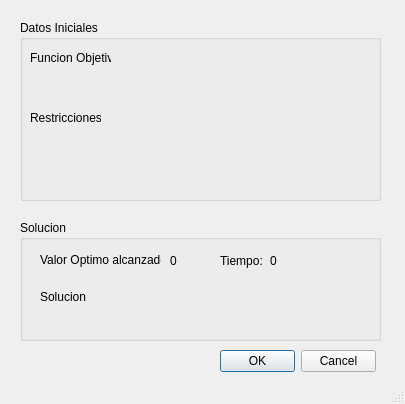
<?xml version="1.0" encoding="UTF-8"?>
<ui version="4.0">
 <class>MainWindow</class>
 <widget class="QMainWindow" name="MainWindow">
  <property name="geometry">
   <rect>
    <x>0</x>
    <y>0</y>
    <width>405</width>
    <height>404</height>
   </rect>
  </property>
  <property name="windowTitle">
   <string>Herramienta de Optimizacion</string>
  </property>
  <widget class="QWidget" name="centralwidget">
   <widget class="QGroupBox" name="groupBox_7">
    <property name="geometry">
     <rect>
      <x>20</x>
      <y>20</y>
      <width>361</width>
      <height>181</height>
     </rect>
    </property>
    <property name="title">
     <string>Datos Iniciales</string>
    </property>
    <widget class="QLabel" name="label">
     <property name="geometry">
      <rect>
       <x>10</x>
       <y>30</y>
       <width>81</width>
       <height>16</height>
      </rect>
     </property>
     <property name="text">
      <string>Funcion Objetivo</string>
     </property>
    </widget>
    <widget class="QLabel" name="label_2">
     <property name="geometry">
      <rect>
       <x>10</x>
       <y>90</y>
       <width>71</width>
       <height>16</height>
      </rect>
     </property>
     <property name="text">
      <string>Restricciones</string>
     </property>
    </widget>
    <widget class="QLabel" name="fo_label">
     <property name="geometry">
      <rect>
       <x>10</x>
       <y>60</y>
       <width>331</width>
       <height>21</height>
      </rect>
     </property>
     <property name="text">
      <string/>
     </property>
    </widget>
    <widget class="QLabel" name="rest_label">
     <property name="geometry">
      <rect>
       <x>20</x>
       <y>110</y>
       <width>321</width>
       <height>61</height>
      </rect>
     </property>
     <property name="text">
      <string/>
     </property>
    </widget>
   </widget>
   <widget class="QGroupBox" name="groupBox_8">
    <property name="geometry">
     <rect>
      <x>20</x>
      <y>220</y>
      <width>361</width>
      <height>121</height>
     </rect>
    </property>
    <property name="title">
     <string>Solucion</string>
    </property>
    <widget class="QLabel" name="label_3">
     <property name="geometry">
      <rect>
       <x>20</x>
       <y>30</y>
       <width>121</width>
       <height>16</height>
      </rect>
     </property>
     <property name="text">
      <string/>
     </property>
    </widget>
    <widget class="QLabel" name="optimo_label">
     <property name="geometry">
      <rect>
       <x>150</x>
       <y>30</y>
       <width>21</width>
       <height>21</height>
      </rect>
     </property>
     <property name="text">
      <string>0</string>
     </property>
    </widget>
    <widget class="QLabel" name="label_5">
     <property name="geometry">
      <rect>
       <x>20</x>
       <y>30</y>
       <width>121</width>
       <height>20</height>
      </rect>
     </property>
     <property name="text">
      <string>Valor Optimo alcanzado:</string>
     </property>
    </widget>
    <widget class="QLabel" name="label_6">
     <property name="geometry">
      <rect>
       <x>200</x>
       <y>30</y>
       <width>51</width>
       <height>21</height>
      </rect>
     </property>
     <property name="text">
      <string>Tiempo:</string>
     </property>
    </widget>
    <widget class="QLabel" name="tiempo">
     <property name="geometry">
      <rect>
       <x>250</x>
       <y>30</y>
       <width>51</width>
       <height>21</height>
      </rect>
     </property>
     <property name="text">
      <string>0</string>
     </property>
    </widget>
    <widget class="QLabel" name="label_11">
     <property name="geometry">
      <rect>
       <x>20</x>
       <y>70</y>
       <width>46</width>
       <height>13</height>
      </rect>
     </property>
     <property name="text">
      <string>Solucion:</string>
     </property>
    </widget>
    <widget class="QLabel" name="sol">
     <property name="geometry">
      <rect>
       <x>10</x>
       <y>90</y>
       <width>341</width>
       <height>16</height>
      </rect>
     </property>
     <property name="text">
      <string/>
     </property>
    </widget>
   </widget>
   <widget class="QDialogButtonBox" name="buttonBox">
    <property name="geometry">
     <rect>
      <x>220</x>
      <y>350</y>
      <width>156</width>
      <height>23</height>
     </rect>
    </property>
    <property name="standardButtons">
     <set>QDialogButtonBox::Cancel|QDialogButtonBox::Ok</set>
    </property>
   </widget>
  </widget>
  <widget class="QMenuBar" name="menubar">
   <property name="geometry">
    <rect>
     <x>0</x>
     <y>0</y>
     <width>405</width>
     <height>21</height>
    </rect>
   </property>
  </widget>
  <widget class="QStatusBar" name="statusbar"/>
 </widget>
 <resources/>
 <connections/>
</ui>
